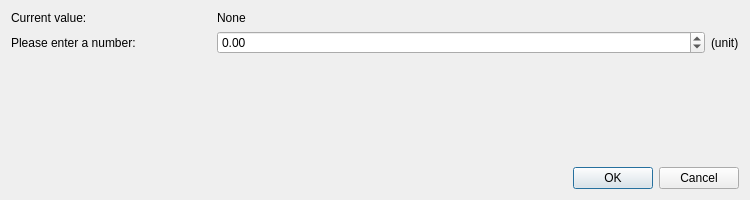
<?xml version="1.0" encoding="UTF-8"?>
<ui version="4.0">
 <class>FloatSelect</class>
 <widget class="QWidget" name="FloatSelect">
  <property name="geometry">
   <rect>
    <x>0</x>
    <y>0</y>
    <width>750</width>
    <height>200</height>
   </rect>
  </property>
  <property name="windowTitle">
   <string>Form</string>
  </property>
  <layout class="QVBoxLayout" name="verticalLayout">
   <item>
    <layout class="QGridLayout" name="gridLayout">
     <item row="0" column="0">
      <widget class="QLabel" name="staticLabel">
       <property name="sizePolicy">
        <sizepolicy hsizetype="Fixed" vsizetype="Preferred">
         <horstretch>0</horstretch>
         <verstretch>0</verstretch>
        </sizepolicy>
       </property>
       <property name="minimumSize">
        <size>
         <width>200</width>
         <height>0</height>
        </size>
       </property>
       <property name="text">
        <string>Current value:</string>
       </property>
      </widget>
     </item>
     <item row="0" column="1" colspan="2">
      <widget class="QLabel" name="valueLabel">
       <property name="sizePolicy">
        <sizepolicy hsizetype="Expanding" vsizetype="Preferred">
         <horstretch>0</horstretch>
         <verstretch>0</verstretch>
        </sizepolicy>
       </property>
       <property name="text">
        <string>None</string>
       </property>
      </widget>
     </item>
     <item row="1" column="0">
      <widget class="QLabel" name="questionLabel">
       <property name="sizePolicy">
        <sizepolicy hsizetype="Fixed" vsizetype="Preferred">
         <horstretch>0</horstretch>
         <verstretch>0</verstretch>
        </sizepolicy>
       </property>
       <property name="minimumSize">
        <size>
         <width>200</width>
         <height>0</height>
        </size>
       </property>
       <property name="text">
        <string>Please enter a number:</string>
       </property>
      </widget>
     </item>
     <item row="1" column="2">
      <widget class="QLabel" name="unitsLabel">
       <property name="sizePolicy">
        <sizepolicy hsizetype="Fixed" vsizetype="Preferred">
         <horstretch>0</horstretch>
         <verstretch>0</verstretch>
        </sizepolicy>
       </property>
       <property name="text">
        <string>(unit)</string>
       </property>
      </widget>
     </item>
     <item row="1" column="1">
      <widget class="QDoubleSpinBox" name="doubleSpinBox">
       <property name="sizePolicy">
        <sizepolicy hsizetype="Preferred" vsizetype="Fixed">
         <horstretch>0</horstretch>
         <verstretch>0</verstretch>
        </sizepolicy>
       </property>
       <property name="minimumSize">
        <size>
         <width>0</width>
         <height>0</height>
        </size>
       </property>
       <property name="keyboardTracking">
        <bool>false</bool>
       </property>
       <property name="minimum">
        <double>-1000000000.000000000000000</double>
       </property>
       <property name="maximum">
        <double>1000000000.000000000000000</double>
       </property>
      </widget>
     </item>
    </layout>
   </item>
   <item>
    <spacer name="verticalSpacer">
     <property name="orientation">
      <enum>Qt::Vertical</enum>
     </property>
     <property name="sizeHint" stdset="0">
      <size>
       <width>20</width>
       <height>86</height>
      </size>
     </property>
    </spacer>
   </item>
   <item>
    <widget class="QDialogButtonBox" name="buttonBox">
     <property name="standardButtons">
      <set>QDialogButtonBox::Cancel|QDialogButtonBox::Ok</set>
     </property>
     <property name="centerButtons">
      <bool>false</bool>
     </property>
    </widget>
   </item>
  </layout>
 </widget>
 <resources/>
 <connections/>
</ui>
